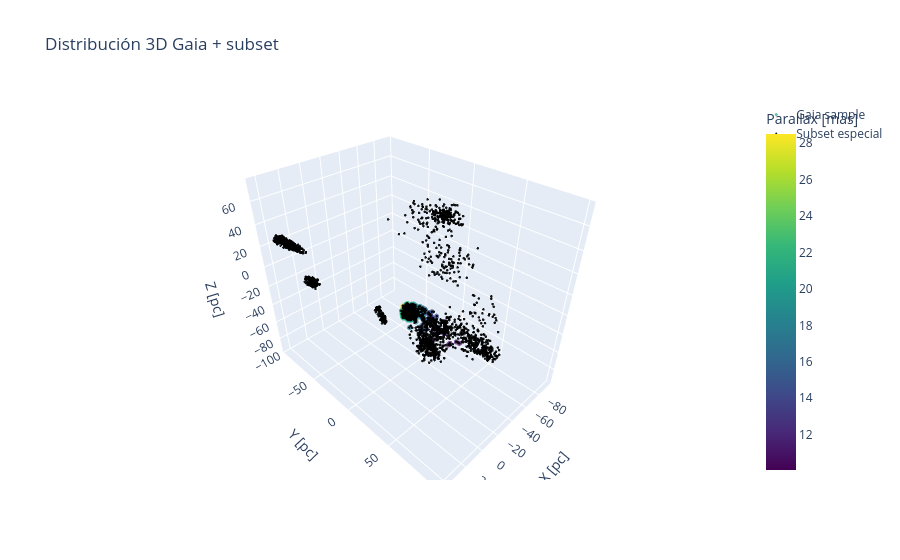

Notebook code cell kept with this figure:
### Code cell
import plotly.graph_objects as go
fig = go.Figure()
df_filter = dff[dff['cluster']==8]
# 🔵 Estrellas principales
fig.add_trace(
    go.Scatter3d(
        x=df_filter["x_pc"],
        y=df_filter["y_pc"],
        z=df_filter["z_pc"],
        mode="markers",
        marker=dict(
            size=3,
            color=df_filter["parallax"],  # o lo que uses
            colorscale="Viridis",
            opacity=0.7,
            colorbar=dict(title="Parallax [mas]")
        ),
        name="Gaia sample"
    )
)
df_groups = dff[dff['cluster'].isin(list(silhouette_por_cluster.sort_values(by=['metrica','silhouette_distancia','silhouette','silhouette_movimientos','probabilidad'], ascending=[0,0,0,0,0]).head(10)['cluster'].values))]
# ⚫ Estrellas negras (más pequeñas)
fig.add_trace(
    go.Scatter3d(
        x=df_groups["x_pc"],
        y=df_groups["y_pc"],
        z=df_groups["z_pc"],
        mode="markers",
        marker=dict(
            size=1.5,
            color="black",
            opacity=0.9
        ),
        name="Subset especial"
    )
)

fig.update_layout(
    title="Distribución 3D Gaia + subset",
    scene=dict(
        xaxis_title="X [pc]",
        yaxis_title="Y [pc]",
        zaxis_title="Z [pc]"
    )
)

fig.show()

### Figure 1 — Plotly figure (JSON) as saved in the notebook; plotly's stock layout.template omitted (floating-point values rounded to 4 significant figures; data arrays with more than 128 entries replaced by an {"elided": "..."} marker saying what was removed)
{"data": [{"marker": {"color": {"elided": "455 float values"}, "colorbar": {"title": {"text": "Parallax [mas]"}}, "colorscale": [[0, "#440154"], [0.1111, "#482878"], [0.2222, "#3e4989"], [0.3333, "#31688e"], [0.4444, "#26828e"], [0.5556, "#1f9e89"], [0.6667, "#35b779"], [0.7778, "#6ece58"], [0.8889, "#b5de2b"], [1, "#fde725"]], "opacity": 0.7, "size": 3}, "mode": "markers", "name": "Gaia sample", "type": "scatter3d", "x": {"elided": "455 float values"}, "y": {"elided": "455 float values"}, "z": {"elided": "455 float values"}}, {"marker": {"color": "black", "opacity": 0.9, "size": 1.5}, "mode": "markers", "name": "Subset especial", "type": "scatter3d", "x": {"elided": "2254 float values"}, "y": {"elided": "2254 float values"}, "z": {"elided": "2254 float values"}}], "layout": {"scene": {"xaxis": {"title": {"text": "X [pc]"}}, "yaxis": {"title": {"text": "Y [pc]"}}, "zaxis": {"title": {"text": "Z [pc]"}}}, "title": {"text": "Distribución 3D Gaia + subset"}}}
